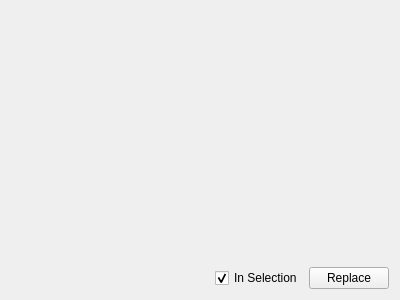
<?xml version="1.0" encoding="UTF-8"?>
<ui version="4.0">
 <class>FindReplaceBlocks</class>
 <widget class="QWidget" name="FindReplaceBlocks">
  <property name="geometry">
   <rect>
    <x>0</x>
    <y>0</y>
    <width>400</width>
    <height>300</height>
   </rect>
  </property>
  <property name="windowTitle">
   <string>Find/Replace Blocks</string>
  </property>
  <layout class="QVBoxLayout" name="verticalLayout">
   <item>
    <widget class="BlockReplacementList" name="replacementList" native="true">
     <property name="sizePolicy">
      <sizepolicy hsizetype="Preferred" vsizetype="Expanding">
       <horstretch>0</horstretch>
       <verstretch>0</verstretch>
      </sizepolicy>
     </property>
    </widget>
   </item>
   <item>
    <layout class="QHBoxLayout" name="horizontalLayout_4">
     <item>
      <spacer name="horizontalSpacer">
       <property name="orientation">
        <enum>Qt::Horizontal</enum>
       </property>
       <property name="sizeHint" stdset="0">
        <size>
         <width>40</width>
         <height>20</height>
        </size>
       </property>
      </spacer>
     </item>
     <item>
      <widget class="QCheckBox" name="replaceBlocksInSelectionCheckbox">
       <property name="text">
        <string>In Selection</string>
       </property>
       <property name="checked">
        <bool>true</bool>
       </property>
      </widget>
     </item>
     <item>
      <widget class="QPushButton" name="blocksReplaceButton">
       <property name="text">
        <string>Replace</string>
       </property>
      </widget>
     </item>
    </layout>
   </item>
  </layout>
 </widget>
 <customwidgets>
  <customwidget>
   <class>BlockReplacementList</class>
   <extends>QWidget</extends>
   <header>mcedit2/widgets/block_replacement_list.h</header>
   <container>1</container>
  </customwidget>
 </customwidgets>
 <resources/>
 <connections/>
</ui>
